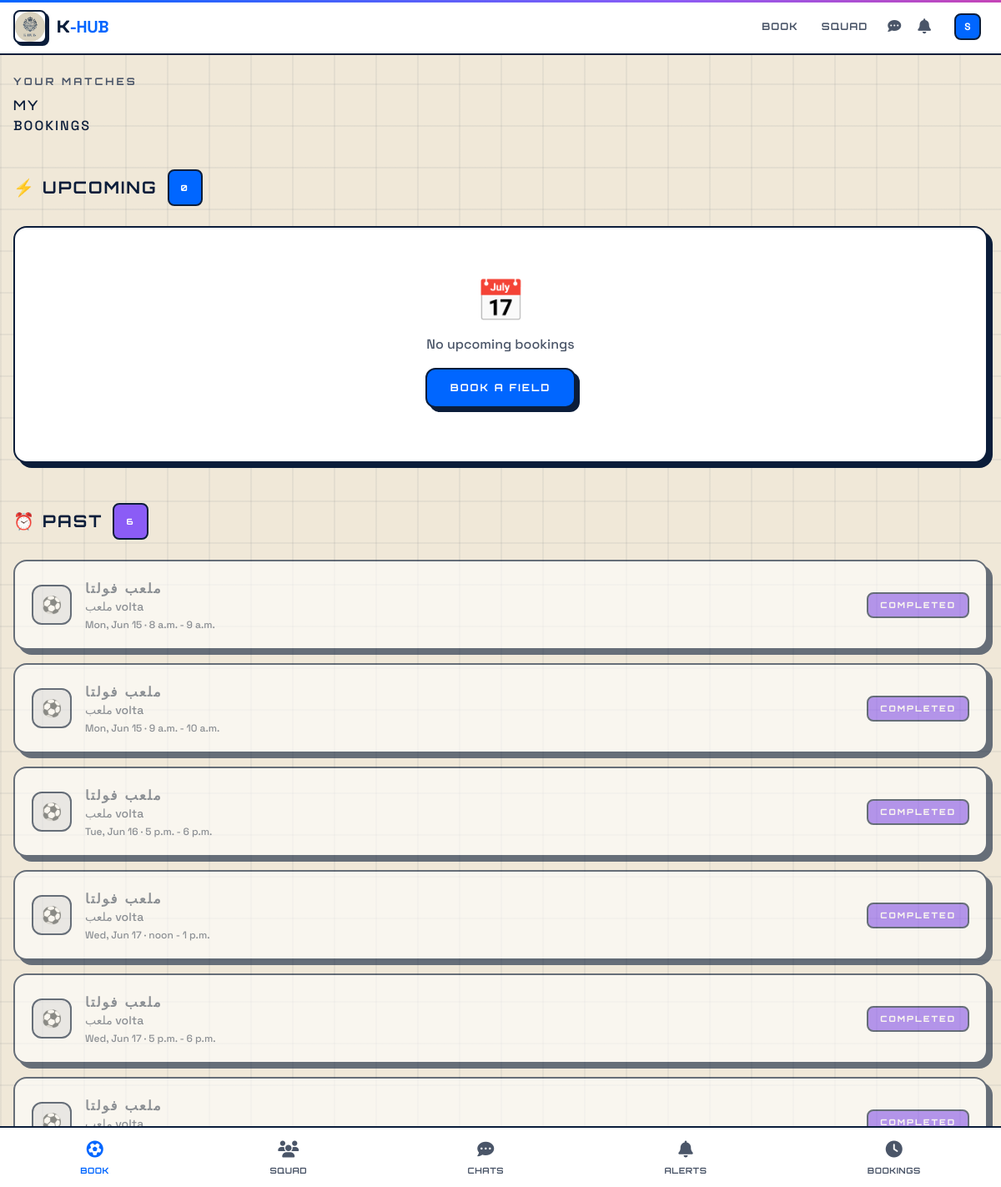
/booking/history/ (signed in), run on an earlier commit of the app's database.
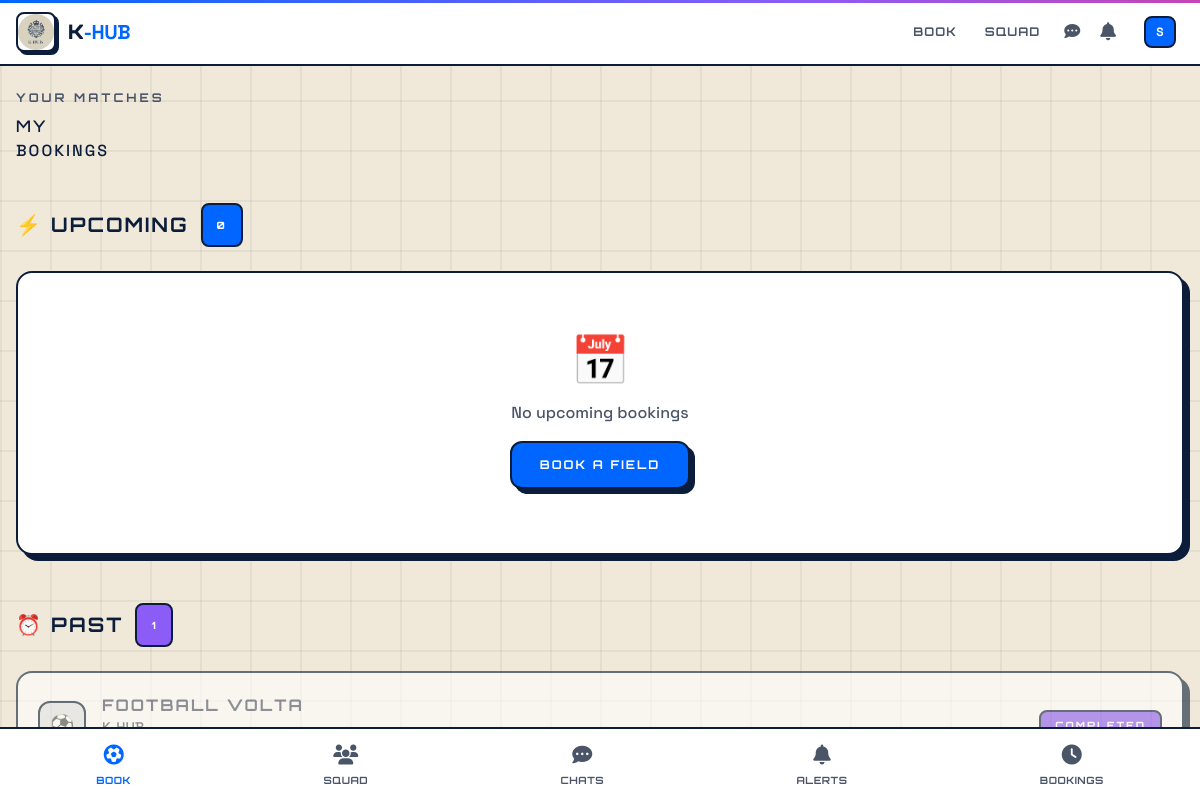
And on a later commit of the database.
### venues/models.py (models this page shows, shortened)
class Booking(models.Model):
    STATUS_CHOICES = [
        ('PENDING', 'Pending'),
        ('CONFIRMED', 'Confirmed'),
        ('REJECTED', 'Rejected'),
        ('CANCELLED', 'Cancelled'),
    ]
    field = models.ForeignKey(Field, on_delete=models.CASCADE, related_name='bookings')
    player = models.ForeignKey(settings.AUTH_USER_MODEL, on_delete=models.CASCADE, related_name='bookings')
    slot = models.ForeignKey(VenueSlot, on_delete=models.CASCADE, related_name='bookings')
    booking_date = models.DateField()
    start_time = models.TimeField()
    end_time = models.TimeField()
    status = models.CharField(max_length=20, choices=STATUS_CHOICES, default='CONFIRMED')
    payment_screenshot = models.ImageField(upload_to='payments/', null=True, blank=True)
    payment_status = models.CharField(max_length=20, default='PENDING')
    notes = models.TextField(blank=True, null=True)
    created_at = models.DateTimeField(auto_now_add=True)
    class Meta:
        indexes = [
            models.Index(fields=['booking_date', 'status']),
            models.Index(fields=['player', '-created_at']),
        ]
        ordering = ['-created_at']

class Field(models.Model):
    venue = models.ForeignKey(Venue, on_delete=models.CASCADE, related_name='fields')
    name = models.CharField(max_length=200)
    sport_type = models.CharField(max_length=20, choices=Venue.SPORT_CHOICES)
    description = models.TextField(blank=True)
    price_per_hour = models.DecimalField(max_digits=10, decimal_places=2, validators=[MinValueValidator(0)])
    is_active = models.BooleanField(default=True)
    image = models.ImageField(upload_to='field_images/', null=True, blank=True)
    created_at = models.DateTimeField(auto_now_add=True)
    class Meta:
        indexes = [
            models.Index(fields=['venue', 'is_active']),
            models.Index(fields=['sport_type']),
        ]

class Venue(models.Model):
    SPORT_CHOICES = [
        ('FOOTBALL', 'Football'),
        ('CRICKET', 'Cricket'),
        ('BASKETBALL', 'Basketball'),
        ('TENNIS', 'Tennis'),
        ('PADEL', 'Padel'),
        ('BADMINTON', 'Badminton'),
        ('VOLLEYBALL', 'Volleyball'),
        ('MULTI', 'Multi-Sport'),
    ]
    owner = models.ForeignKey(settings.AUTH_USER_MODEL, on_delete=models.CASCADE, related_name='venues')
    name = models.CharField(max_length=200)
    address = models.TextField()
    city = models.CharField(max_length=100)
    sport_type = models.CharField(max_length=20, choices=SPORT_CHOICES)
    description = models.TextField(blank=True)
    logo = models.ImageField(upload_to='venue_logos/', null=True, blank=True)
    brand_color = models.CharField(max_length=7, default='#0066FF')
    brand_name = models.CharField(max_length=200, blank=True)
    created_at = models.DateTimeField(auto_now_add=True)

### booking/views.py (the view)
# urls.py: path('history/', views.booking_history, name='history'),
@player_required
def booking_history(request):
    today = date.today()
    now = datetime.now().time()
    all_bookings = Booking.objects.select_related(
        'field', 'field__venue', 'player'
    ).filter(player=request.user).exclude(status='CANCELLED').order_by('booking_date', 'start_time')
    upcoming_bookings = []
    past_bookings = []
    for booking in all_bookings:
        if booking.booking_date > today:
            upcoming_bookings.append(booking)
        elif booking.booking_date == today:
            booking_time = datetime.strptime(str(booking.start_time), '%H:%M:%S').time()
            if booking_time >= now:
                upcoming_bookings.append(booking)
            else:
                past_bookings.append(booking)
        else:
            past_bookings.append(booking)
    return render(request, 'booking/booking_history.html', {
        'upcoming_bookings': upcoming_bookings,
        'past_bookings': past_bookings,
    })

### accounts/models.py (called while the page is built)
    @property
    def is_player(self):
        return self.role == 'PLAYER'

### booking/templates/booking/booking_history.html (shortened to what the changed rows need)
{% extends 'base.html' %}
{% block content %}
<div class="animate-fade-up">
    <div class="mb-10">
        <h1 class="page-title">MY<br><span>BOOKINGS</span></h1>
    </div>
    <div class="mb-12">
        <h2 class="text-xl font-bold mb-6 flex items-center" style="font-family: 'Orbitron', sans-serif;">
            ⚡ UPCOMING
            <span class="badge-khub badge-chrome text-[10px] ml-3">{{ upcoming_bookings|length }}</span>
        </h2>
    </div>
    <div>
        <h2 class="text-xl font-bold mb-6 flex items-center" style="font-family: 'Orbitron', sans-serif;">
            ⏰ PAST
            <span class="badge-khub badge-purple text-[10px] ml-3">{{ past_bookings|length }}</span>
        </h2>
        {% if past_bookings %}
            <div class="space-y-4 opacity-60">
                {% for booking in past_bookings %}
                    <div class="khub-card p-5 flex flex-col md:flex-row justify-between items-start md:items-center gap-4">
                        <div class="flex items-center gap-4">
                            <div class="w-12 h-12 rounded-xl bg-gray-200 flex items-center justify-center text-xl border-2 border-[#0B1D3A]">⚽</div>
                            <div>
                                <h3 class="font-bold text-[#4A5568]">{{ booking.field.name }}</h3>
                                <p class="text-sm text-[#4A5568]">{{ booking.field.venue.name }}</p>
                                <p class="text-xs text-[#4A5568] mt-1">{{ booking.booking_date|date:"D, M j" }} · {{ booking.start_time }} - {{ booking.end_time }}</p>
                            </div>
                        </div>
                        <span class="badge-khub badge-purple text-[10px]">Completed</span>
                    </div>
                {% endfor %}
            </div>
        {% else %}
            <div class="khub-card p-16 text-center">
                <span class="text-5xl mb-4 block">📭</span>
                <p class="text-[#4A5568]">No past bookings</p>
            </div>
        {% endif %}
    </div>
</div>
{% endblock %}

What changed in the data, as far as the page shows it:
removed Booking: field.name "ملعب فولتا", field.venue.name "ملعب volta", booking_date "Mon, Jun 15", start_time "8 a.m.", end_time "9 a.m."
removed Booking: field.name "ملعب فولتا", field.venue.name "ملعب volta", booking_date "Mon, Jun 15", start_time "9 a.m.", end_time "10 a.m."
removed Booking: field.name "ملعب فولتا", field.venue.name "ملعب volta", booking_date "Tue, Jun 16", start_time "5 p.m.", end_time "6 p.m."
removed Booking: field.name "ملعب فولتا", field.venue.name "ملعب volta", booking_date "Wed, Jun 17", start_time "noon", end_time "1 p.m."
removed Booking: field.name "ملعب فولتا", field.venue.name "ملعب volta", booking_date "Wed, Jun 17", start_time "5 p.m.", end_time "6 p.m."
removed Booking: field.name "ملعب فولتا", field.venue.name "ملعب volta"
added Booking: field.name "FOOTBALL VOLTA"
Also different on the page:
{{ past_bookings|length }}: "6" → "1"
